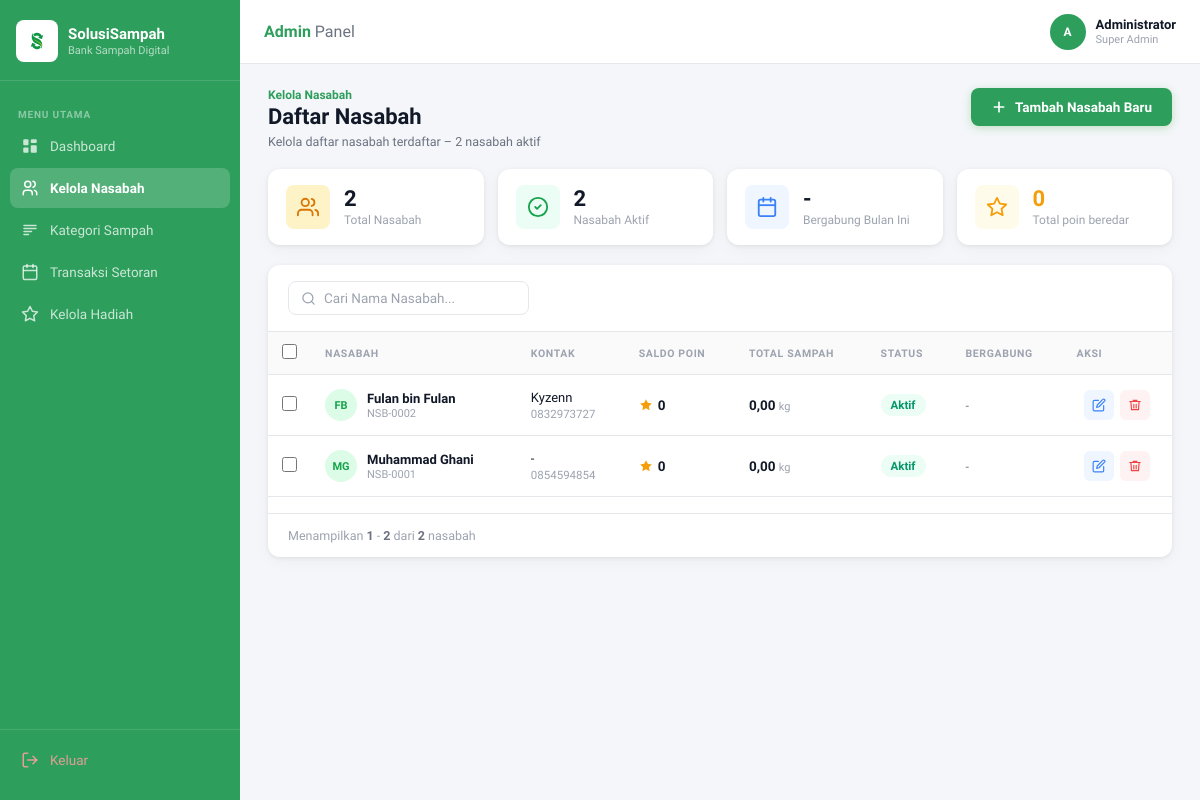
The page /admin/kelola_nasabah.php (signed in) on the database as committed earlier.
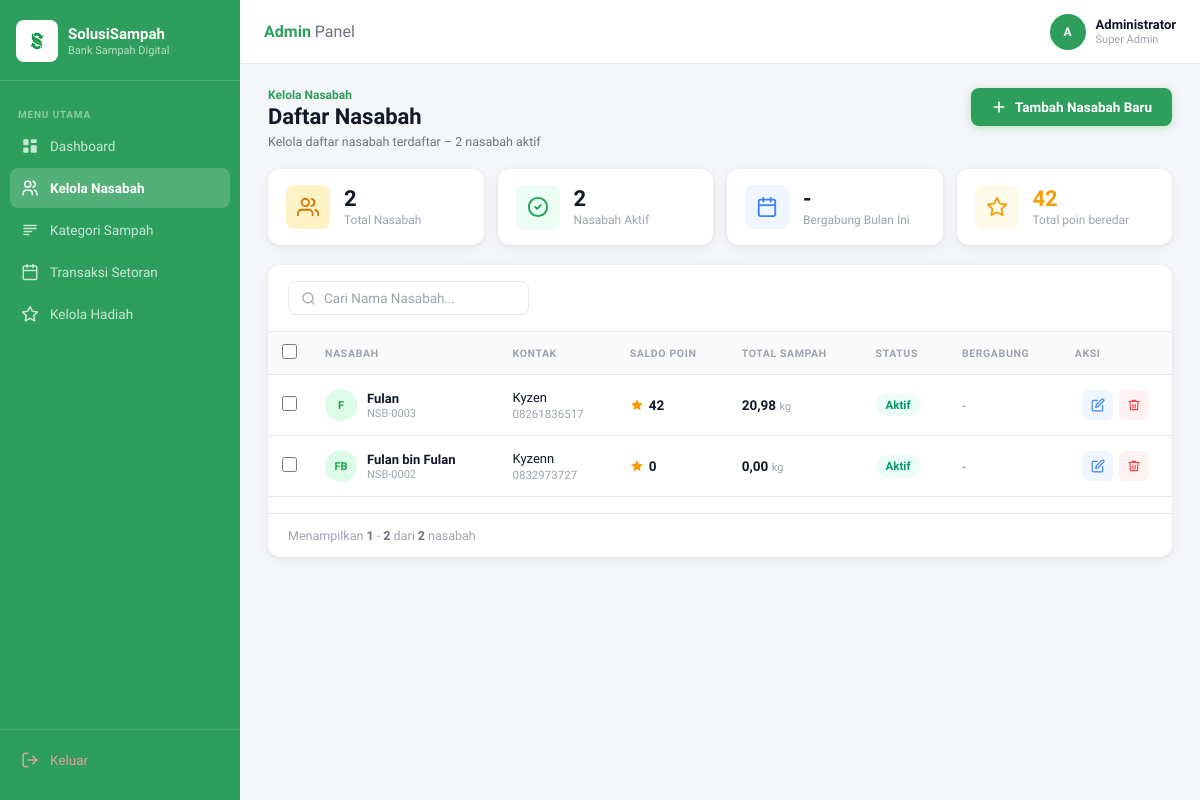
The same page on the database as committed later.
### tables this page shows
CREATE TABLE `nasabah` (
  `id_nasabah` int(11) NOT NULL,
  `id_account` int(11) NOT NULL,
  `nama_lengkap` varchar(100) DEFAULT NULL,
  `alamat` text DEFAULT NULL,
  `no_telp` varchar(15) DEFAULT NULL,
  `total_poin` int(11) DEFAULT 0
);

CREATE TABLE `accounts` (
  `id_account` int(11) NOT NULL,
  `username` varchar(50) NOT NULL,
  `password` varchar(255) NOT NULL,
  `role` enum('admin','user','nasabah') NOT NULL DEFAULT 'user'
);

### admin/kelola_nasabah.php (the view, shortened to what the changed rows need)
<?php
include '../includes/config.php';
$q_poin = mysqli_query($conn, "SELECT SUM(total_poin) as sum_poin FROM nasabah");
$row_poin = mysqli_fetch_assoc($q_poin);
$total_poin_beredar = $row_poin['sum_poin'] ?? 0;
$query = "SELECT n.*, a.username,
          (SELECT SUM(berat) FROM transaksi_setor ts WHERE ts.id_profile = n.id_nasabah AND ts.status = 'claimed') as total_sampah
          FROM nasabah n
          LEFT JOIN accounts a ON n.id_account = a.id_account
          ORDER BY n.id_nasabah DESC";
$result = mysqli_query($conn, $query);
$total_nasabah = mysqli_num_rows($result);
?>
<!DOCTYPE html>
<html lang="id">
<head>
    <link rel="stylesheet" href="../css/dashboard_admin.css">
    <link rel="stylesheet" href="../css/kelola_nasabah.css">
</head>
<body>
<div class="app-wrapper">
    <?php $active_page = 'nasabah'; include '../includes/sidebar_admin.php'; ?>
    <div class="main-content">
        <div class="page-content">
            <div class="page-title-row">
                <div class="page-title-section">
                    <h1 class="page-title">Daftar Nasabah</h1>
                </div>
            </div>
            <div class="summary-cards-row">
                <div class="summary-card">
                    <div class="summary-card-body">
                        <p class="summary-card-value" style="color: #F59E0B;"><?php echo number_format($total_poin_beredar, 0, ',', '.'); ?></p>
                        <p class="summary-card-label">Total poin beredar</p>
                    </div>
                </div>
            </div>
            <div class="table-panel">
                <div class="table-wrapper">
                    <table class="data-table nasabah-table">
                        <thead>
                            <tr>
                                <th class="col-check">
                                    <input type="checkbox" class="cb-all">
                                </th>
                                <th>NASABAH</th>
                                <th>KONTAK</th>
                                <th>SALDO POIN</th>
                                <th>TOTAL SAMPAH</th>
                                <th>STATUS</th>
                                <th>BERGABUNG</th>
                                <th class="col-aksi">AKSI</th>
                            </tr>
                        </thead>
                        <tbody>
                            <?php
                            if ($total_nasabah > 0):
                                while ($row = mysqli_fetch_assoc($result)):
                                    $nama_parts = explode(' ', trim($row['nama_lengkap']));
                                    $initials = strtoupper(substr($nama_parts[0], 0, 1));
                                    if (count($nama_parts) > 1) {
                                        $initials .= strtoupper(substr($nama_parts[1], 0, 1));
                                    }
                            ?>
                            <tr>
                                <td class="col-check"><input type="checkbox"></td>
                                <td>
                                    <div class="nasabah-cell">
                                        <div class="nasabah-avatar" style="background-color:#DCFCE7; color:#16A34A;"><?php echo $initials; ?></div>
                                        <div class="nasabah-info">
                                            <span class="nasabah-name"><?php echo htmlspecialchars($row['nama_lengkap']); ?></span>
                                            <span class="nasabah-id">NSB-<?php echo str_pad($row['id_nasabah'], 4, '0', STR_PAD_LEFT); ?></span>
                                        </div>
                                    </div>
                                </td>
                                <td>
                                    <div class="kontak-cell">
                                        <span class="kontak-email"><?php echo htmlspecialchars($row['username'] ?? '-'); ?></span>
                                        <span class="kontak-phone"><?php echo htmlspecialchars($row['no_telp'] ?? '-'); ?></span>
                                    </div>
                                </td>
                                <td>
                                    <div class="poin-cell">
                                        <svg width="14" height="14" viewBox="0 0 24 24" fill="#F59E0B"><path d="M12 2l3.09 6.26L22 9.27l-5 4.87 1.18 6.88L12 17.77l-6.18 3.25L7 14.14 2 9.27l6.91-1.01L12 2z"/></svg>
                                        <span class="poin-value"><?php echo number_format($row['total_poin'], 0, ',', '.'); ?></span>
                                    </div>
                                </td>
                                <td class="sampah-cell"><?php echo number_format($row['total_sampah'] ?? 0, 2, ',', '.'); ?> <span class="unit">kg</span></td>
                                <td><span class="status-badge aktif">Aktif</span></td>
                                <td class="bergabung-cell">-</td>
                                <td>
                                    <div class="aksi-cell">
                                        <a href="edit_nasabah.php?id=<?php echo $row['id_nasabah']; ?>" class="btn-aksi btn-edit" title="Edit">
                                        </a>
                                        <a href="?hapus=<?php echo $row['id_nasabah']; ?>" class="btn-aksi btn-delete" title="Hapus" onclick="return confirm('Yakin ingin menghapus nasabah ini?')">
                                        </a>
                                    </div>
                                </td>
                            </tr>
                            <?php
                                endwhile;
                            else:
                            ?>
                            <tr>
                                <td colspan="8" style="text-align: center; padding: 20px;">Belum ada data nasabah.</td>
                            </tr>
                            <?php endif; ?>
                        </tbody>
                    </table>
                </div>
            </div>
        </div>
    </div>
</div>
</body>
</html>

Rows that differ between the two databases and show on the page:
removed nasabah: nama_lengkap "MG", nama_lengkap "Muhammad Ghani", id_nasabah "0001", username "-", no_telp "0854594854", total_poin "0", total_sampah "0,00"
added nasabah: nama_lengkap "F", nama_lengkap "Fulan", id_nasabah "0003", id_account.username "Kyzen", no_telp "08261836517", total_poin "42", total_sampah "20,98"
Other text that changed with them:
$total_poin_beredar: "0" → "42"
